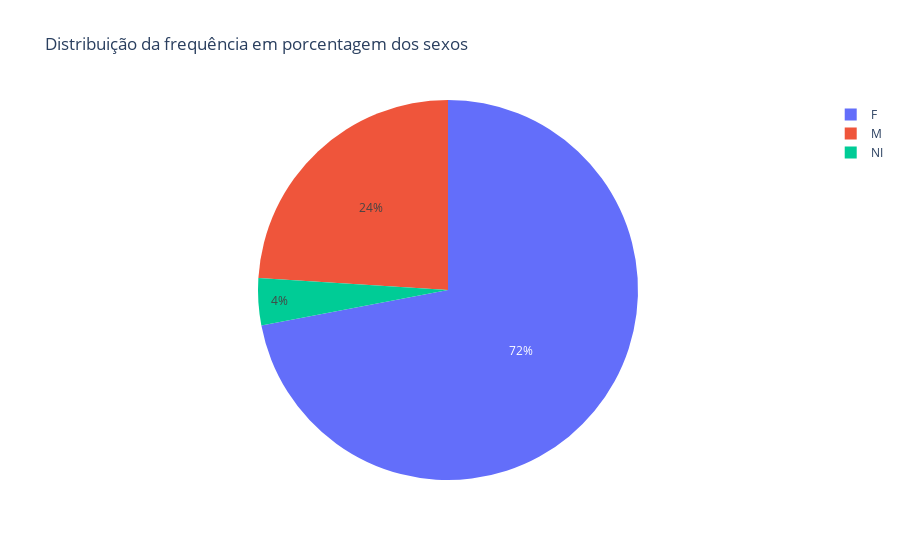

Here is the notebook cell this chart was saved with:
### Code cell
plt.pie(values=dis['porcentagem(%)'], names=['F','M','NI'], title='Distribuição da frequência em porcentagem dos sexos')

### Figure 1 — Plotly figure (JSON) as saved in the notebook; plotly's stock layout.template omitted (floating-point values rounded to 4 significant figures)
{"data": [{"domain": {"x": [0, 1], "y": [0, 1]}, "hovertemplate": "label=%{label}<br>value=%{value}<extra></extra>", "labels": ["F", "M", "NI"], "legendgroup": "", "name": "", "showlegend": true, "type": "pie", "values": [72, 24, 4]}], "layout": {"legend": {"tracegroupgap": 0}, "title": {"text": "Distribuição da frequência em porcentagem dos sexos"}}}
